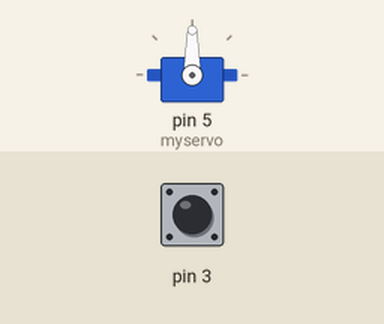
This sketch was run on a simulated Arduino Uno, built with avr-gcc and run on an emulated ATmega328P. Parts: servo. The inputs (shaded band) are chosen by the test bench; at power-on: pin 3 LOW.

Above: at 1.2 s.
1.3 s: pin 3 pulsed HIGH 5 times (0.12 s each, 0.3 s apart)
At 3.7 s:
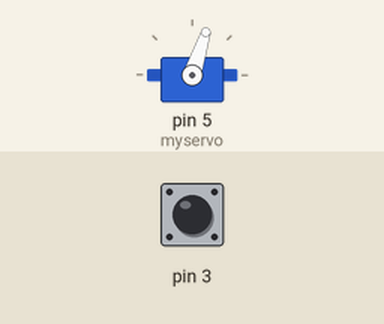
At 5.2 s:
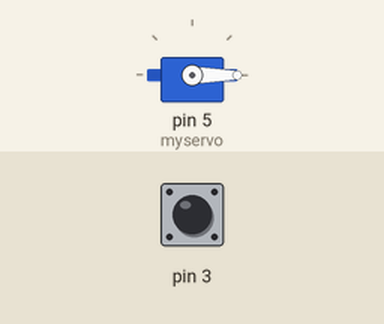
Timing chart, 0 to 6.7 s (numbered marks = the images above; inputs shaded):
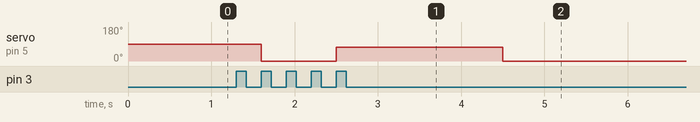

The sketch:

_2016_12_07_doubleArduino.ino
```cpp
#include <Servo.h>
Servo myservo;
unsigned long pulseh;
unsigned long pulsel;
void setup() {
  myservo.attach(5);  // attaches the servo on pin 9 to the servo object
}
void loop() {
  pulseh = pulseIn(3, HIGH);
  pulsel = pulseIn(3, LOW);
  myservo.write(map(pulseh, 0, pulseh + pulsel, 0, 180));
}
```

Measured:
- after the input at 1.3 s, servo on pin 5 (myservo): 90° → 0° after 0.30 s instead of 0.70 s
